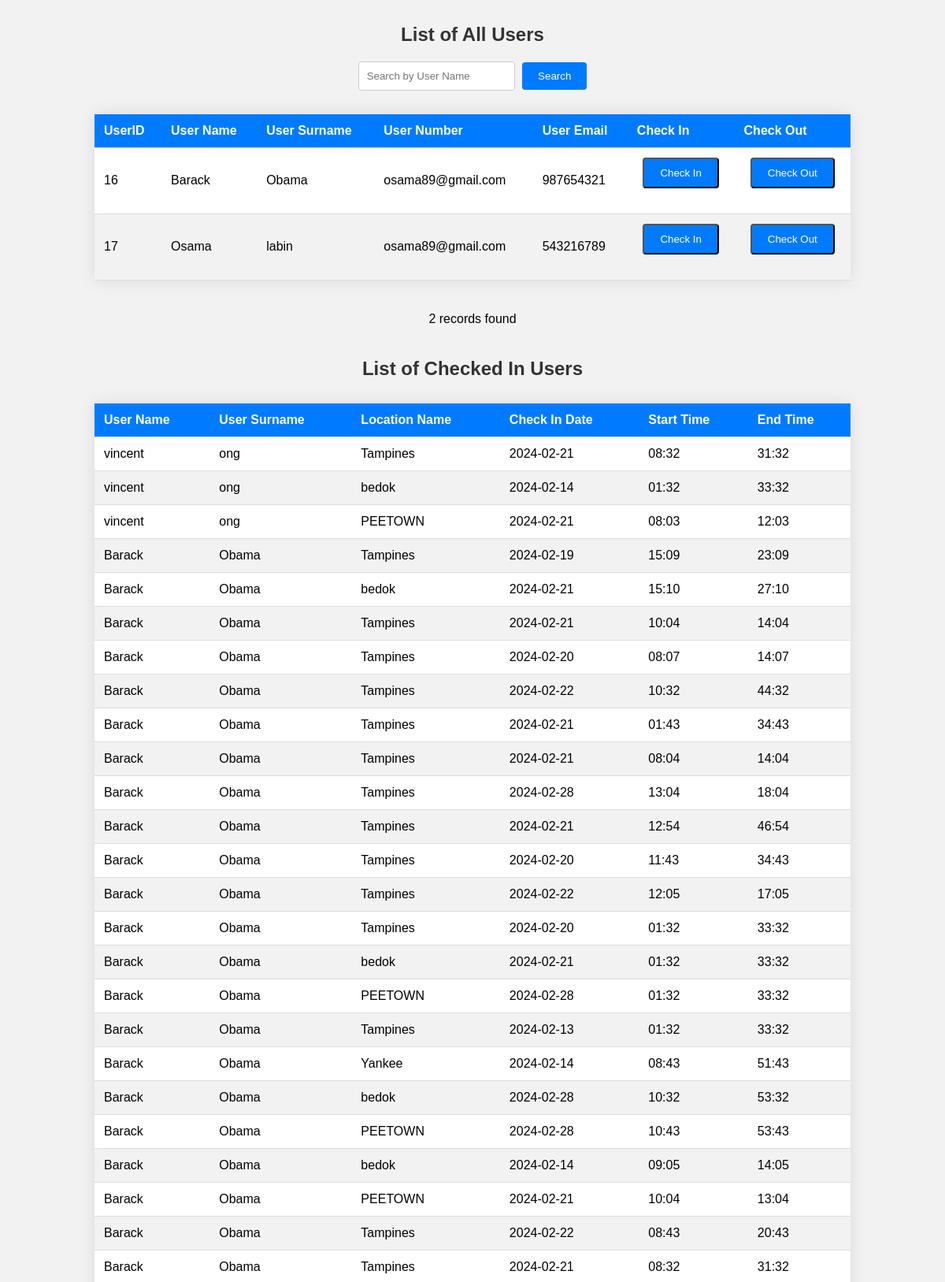
/AdminViewUsers.php (upper part), run on the app's committed database.
### tables this page shows
CREATE TABLE `users` (
  `userID` int(11) NOT NULL,
  `userName` varchar(100) NOT NULL,
  `userSurname` varchar(100) NOT NULL,
  `userPassword` varchar(20) NOT NULL,
  `userNumber` int(20) NOT NULL,
  `userEmail` varchar(100) NOT NULL,
  `userRole` varchar(100) NOT NULL
);

CREATE TABLE `systems` (
  `SystemID` int(11) NOT NULL,
  `Date` date NOT NULL,
  `StartHour` int(2) NOT NULL,
  `StartMinutes` int(11) NOT NULL,
  `ExpectedEndHour` int(11) NOT NULL,
  `ExpectedEndMinutes` int(11) NOT NULL,
  `EndHour` int(11) NOT NULL,
  `EndMinutes` int(11) NOT NULL,
  `Duration` int(11) NOT NULL,
  `TotalCost` double NOT NULL,
  `userID` int(11) NOT NULL,
  `LocationID` int(11) NOT NULL
);

CREATE TABLE `locations` (
  `LocationID` int(11) NOT NULL,
  `LocationName` varchar(100) NOT NULL,
  `DescriptionLocation` varchar(100) NOT NULL,
  `Capacity` int(11) NOT NULL,
  `ParkingSpace` int(11) NOT NULL,
  `CostPerHr` double NOT NULL,
  `LateCost` double NOT NULL
);

### AdminViewUsers.php (the view, shortened to what this page needs)
<?php
    require 'dbConnection.php';
    $searchLocation = "";
    if(isset($_POST['search'])) {
        $searchLocation = $_POST['search'];
        $sql = "SELECT * FROM users WHERE userName LIKE '%$searchLocation%' AND userRole = 'user'  OR userID LIKE '%$searchLocation%' ORDER BY userID";
    } else {
        $sql = "SELECT * FROM users WHERE userRole = 'user' ORDER BY userID";
    }
    $result = mysqli_query($con, $sql);
?>
<!DOCTYPE html>
<html lang="en">
<head>
    <link rel="stylesheet" href="css/styles2.css">
</head>
<body>
    <h2>List of All Users</h2>
    <form method="POST" action="">
        <input type="text" name="search" placeholder="Search by User Name" value="<?php echo $searchLocation; ?>">
        <button type="submit">Search</button>
    </form>
    <table>
        <thead>
            <tr>
                <th>UserID</th>
                <th>User Name</th>
                <th>User Surname</th>
                <th>User Number</th>
                <th>User Email</th>
                <th>Check In</th>
                <th>Check Out</th>
            </tr>
        </thead>
        <tbody>
            <?php
                while ($userrow = mysqli_fetch_assoc($result)) {
            ?>
            <tr>
                <td> <?php echo $userrow['userID'] ?></td>
                <td> <?php echo $userrow['userName']?></td>
                <td> <?php echo $userrow['userSurname']?></td>
                <td> <?php echo $userrow['userEmail'] ?></td>
                <td> <?php echo $userrow['userNumber']?></td>
                <td>
                    <form action='AdminCheckIn.php' method='POST'>
                        <input type='submit' value='Check In' class='btn'>
                    </form>
                </td>
                <td>
                    <form action='AdminCheckOut.php' method='POST'>
                        <input type='submit' value='Check Out' class='btn'>
                    </form>
                </td>
            </tr>
            <?php
                }
            ?>
        </tbody>
    </table>
    <div class="record">
        <?php echo mysqli_num_rows($result) . " records found"; ?>
    </div>
    <h2>List of Checked In Users</h2>
    <table>
        <thead>
            <tr>
                <th>User Name</th>
                <th>User Surname</th>
                <th>Location Name</th>
                <th>Check In Date</th>
                <th>Start Time</th>
                <th>End Time</th>
            </tr>
        </thead>
        <tbody>
            <?php
                $displayuser = "SELECT u.userName, u.userSurname, l.LocationName, s.Date, s.StartHour, s.StartMinutes, s.ExpectedEndHour, s.ExpectedEndMinutes, l.Capacity, l.ParkingSpace
                FROM systems s
                JOIN users u ON s.userID = u.userID
                JOIN locations l ON s.LocationID = l.LocationID";
                $displayrowresult = mysqli_query($con, $displayuser);
                while ($displayrow = mysqli_fetch_assoc($displayrowresult)) {
            ?>
            <tr>
                <td><?php echo $displayrow['userName'] ?></td>
                <td><?php echo $displayrow['userSurname'] ?></td>
                <td><?php echo $displayrow['LocationName'] ?></td>
                <td><?php echo $displayrow['Date'] ?></td>
                <td><?php echo str_pad($displayrow['StartHour'], 2, '0', STR_PAD_LEFT) . ":" . str_pad($displayrow["StartMinutes"], 2, '0', STR_PAD_LEFT); ?></td>
                <td><?php echo str_pad($displayrow['ExpectedEndHour'], 2, '0', STR_PAD_LEFT) . ":" . str_pad($displayrow["ExpectedEndMinutes"], 2, '0', STR_PAD_LEFT); ?></td>
            </tr>
            <?php
                }
            ?>
        </tbody>
    </table>
</body>
</html>

### css/styles2.css (style rules this page uses)
body { font-family: Arial, sans-serif; background-color: #f2f2f2; margin: 0; padding: 0; }
h2 { text-align: center; margin-top: 30px; color: #333; }
table { width: 80%; margin: 30px auto; border-collapse: collapse; box-shadow: 0 0 20px rgba(0, 0, 0, 0.1); background-color: #fff; }
th, td { padding: 12px; text-align: left; border-bottom: 1px solid #ddd; }
th { background-color: #007bff; color: white; }
tr:nth-child(even) { background-color: #f2f2f2; }
form { text-align: center; margin-bottom: 20px; }
input[type="text"] { padding: 10px; border: 1px solid #ccc; border-radius: 4px; margin-right: 5px; }
button { padding: 10px 20px; background-color: #007bff; color: white; border: none; border-radius: 4px; cursor: pointer; }
.record { text-align: center; padding: 10px; color: black; border-radius: 6px; margin-bottom: 20px; }
.btn { display: inline-block; padding: 10px 20px; background-color: #007bff; color: white; text-decoration: none; border-radius: 4px; transition: background-color 0.3s; }

### data on the page
users: userID "16", userName "Barack", userSurname "Obama", userEmail "osama89@gmail.com", userNumber "987654321"
users: userID "17", userName "Osama", userSurname "labin", userEmail "osama89@gmail.com", userNumber "543216789"
systems: userID.userName "vincent", userID.userSurname "ong", LocationID.LocationName "Tampines", Date "2024-02-21", StartHour "08", StartMinutes "32", ExpectedEndHour "31", ExpectedEndMinutes "32"
systems: userID.userName "vincent", userID.userSurname "ong", LocationID.LocationName "bedok", Date "2024-02-14", StartHour "01", StartMinutes "32", ExpectedEndHour "33", ExpectedEndMinutes "32"
systems: userID.userName "vincent", userID.userSurname "ong", LocationID.LocationName "PEETOWN", Date "2024-02-21", StartHour "08", StartMinutes "03", ExpectedEndHour "12", ExpectedEndMinutes "03"
systems: userID.userName "Barack", userID.userSurname "Obama", LocationID.LocationName "Tampines", Date "2024-02-19", StartHour "15", StartMinutes "09", ExpectedEndHour "23", ExpectedEndMinutes "09"
systems: userID.userName "Barack", userID.userSurname "Obama", LocationID.LocationName "bedok", Date "2024-02-21", StartHour "15", StartMinutes "10", ExpectedEndHour "27", ExpectedEndMinutes "10"
systems: userID.userName "Barack", userID.userSurname "Obama", LocationID.LocationName "Tampines", Date "2024-02-21", StartHour "10", StartMinutes "04", ExpectedEndHour "14", ExpectedEndMinutes "04"
systems: userID.userName "Barack", userID.userSurname "Obama", LocationID.LocationName "Tampines", Date "2024-02-20", StartHour "08", StartMinutes "07", ExpectedEndHour "14", ExpectedEndMinutes "07"
systems: userID.userName "Barack", userID.userSurname "Obama", LocationID.LocationName "Tampines", Date "2024-02-22", StartHour "10", StartMinutes "32", ExpectedEndHour "44", ExpectedEndMinutes "32"
systems: userID.userName "Barack", userID.userSurname "Obama", LocationID.LocationName "Tampines", Date "2024-02-21", StartHour "01", StartMinutes "43", ExpectedEndHour "34", ExpectedEndMinutes "43"
systems: userID.userName "Barack", userID.userSurname "Obama", LocationID.LocationName "Tampines", Date "2024-02-21", StartHour "08", StartMinutes "04", ExpectedEndHour "14", ExpectedEndMinutes "04"
systems: userID.userName "Barack", userID.userSurname "Obama", LocationID.LocationName "Tampines", Date "2024-02-28", StartHour "13", StartMinutes "04", ExpectedEndHour "18", ExpectedEndMinutes "04"
systems: userID.userName "Barack", userID.userSurname "Obama", LocationID.LocationName "Tampines", Date "2024-02-21", StartHour "12", StartMinutes "54", ExpectedEndHour "46", ExpectedEndMinutes "54"
systems: userID.userName "Barack", userID.userSurname "Obama", LocationID.LocationName "Tampines", Date "2024-02-20", StartHour "11", StartMinutes "43", ExpectedEndHour "34", ExpectedEndMinutes "43"
systems: userID.userName "Barack", userID.userSurname "Obama", LocationID.LocationName "Tampines", Date "2024-02-22", StartHour "12", StartMinutes "05", ExpectedEndHour "17", ExpectedEndMinutes "05"
systems: userID.userName "Barack", userID.userSurname "Obama", LocationID.LocationName "Tampines", Date "2024-02-20", StartHour "01", StartMinutes "32", ExpectedEndHour "33", ExpectedEndMinutes "32"
systems: userID.userName "Barack", userID.userSurname "Obama", LocationID.LocationName "bedok", Date "2024-02-21", StartHour "01", StartMinutes "32", ExpectedEndHour "33", ExpectedEndMinutes "32"
systems: userID.userName "Barack", userID.userSurname "Obama", LocationID.LocationName "PEETOWN", Date "2024-02-28", StartHour "01", StartMinutes "32", ExpectedEndHour "33", ExpectedEndMinutes "32"
systems: userID.userName "Barack", userID.userSurname "Obama", LocationID.LocationName "Tampines", Date "2024-02-13", StartHour "01", StartMinutes "32", ExpectedEndHour "33", ExpectedEndMinutes "32"
systems: userID.userName "Barack", userID.userSurname "Obama", LocationID.LocationName "Yankee", Date "2024-02-14", StartHour "08", StartMinutes "43", ExpectedEndHour "51", ExpectedEndMinutes "43"
systems: userID.userName "Barack", userID.userSurname "Obama", LocationID.LocationName "bedok", Date "2024-02-28", StartHour "10", StartMinutes "32", ExpectedEndHour "53", ExpectedEndMinutes "32"
systems: userID.userName "Barack", userID.userSurname "Obama", LocationID.LocationName "PEETOWN", Date "2024-02-28", StartHour "10", StartMinutes "43", ExpectedEndHour "53", ExpectedEndMinutes "43"
systems: userID.userName "Barack", userID.userSurname "Obama", LocationID.LocationName "bedok", Date "2024-02-14", StartHour "09", StartMinutes "05", ExpectedEndHour "14", ExpectedEndMinutes "05"
systems: userID.userName "Barack", userID.userSurname "Obama", LocationID.LocationName "PEETOWN", Date "2024-02-21", StartHour "10", StartMinutes "04", ExpectedEndHour "13", ExpectedEndMinutes "04"
systems: userID.userName "Barack", userID.userSurname "Obama", LocationID.LocationName "Tampines", Date "2024-02-22", StartHour "08", StartMinutes "43", ExpectedEndHour "20", ExpectedEndMinutes "43"
systems: userID.userName "Barack", userID.userSurname "Obama", LocationID.LocationName "Tampines", Date "2024-02-21", StartHour "08", StartMinutes "32", ExpectedEndHour "31", ExpectedEndMinutes "32"

### other printed values
mysqli_num_rows($result) "2"
